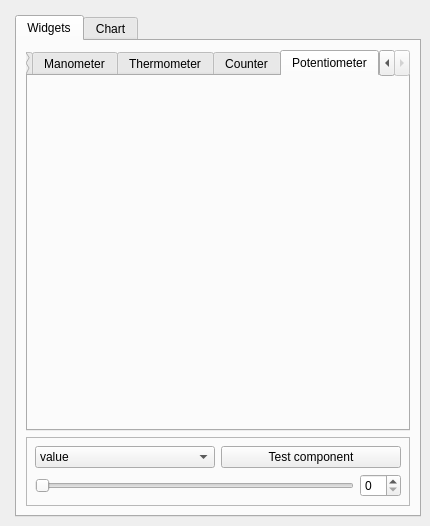
<ui version="4.0" >
 <class>TestForm</class>
 <widget class="QMainWindow" name="TestForm" >
  <property name="geometry" >
   <rect>
    <x>0</x>
    <y>0</y>
    <width>430</width>
    <height>526</height>
   </rect>
  </property>
  <property name="windowTitle" >
   <string>AnalogWidgets</string>
  </property>
  <widget class="QWidget" name="centralWidget" >
   <layout class="QGridLayout" name="gridLayout_2" >
    <item rowspan="2" row="0" column="0" colspan="2" >
     <widget class="QSplitter" name="splitter" >
      <property name="orientation" >
       <enum>Qt::Horizontal</enum>
      </property>
     </widget>
    </item>
    <item row="1" column="1" >
     <widget class="QTabWidget" name="tabWidget" >
      <property name="currentIndex" >
       <number>0</number>
      </property>
      <widget class="QWidget" name="widgets_tab" >
       <attribute name="title" >
        <string>Widgets</string>
       </attribute>
       <layout class="QVBoxLayout" name="verticalLayout" >
        <item>
         <widget class="QTabWidget" name="stackedWidget" >
          <property name="tabShape" >
           <enum>QTabWidget::Rounded</enum>
          </property>
          <property name="currentIndex" >
           <number>4</number>
          </property>
          <widget class="QWidget" name="wallclock_tab" >
           <attribute name="title" >
            <string>WallClock</string>
           </attribute>
          </widget>
          <widget class="QWidget" name="tab_6" >
           <attribute name="title" >
            <string>Manometer</string>
           </attribute>
          </widget>
          <widget class="QWidget" name="thermometer_tab" >
           <attribute name="title" >
            <string>Thermometer</string>
           </attribute>
          </widget>
          <widget class="QWidget" name="counter_tab" >
           <attribute name="title" >
            <string>Counter</string>
           </attribute>
           <layout class="QGridLayout" name="gridLayout" >
            <item row="0" column="0" colspan="2" >
             <widget class="Counter" name="counter" >
              <property name="toolTip" >
               <string/>
              </property>
              <property name="whatsThis" >
               <string/>
              </property>
             </widget>
            </item>
            <item row="2" column="0" >
             <widget class="QSlider" name="horizontalSlider_2" >
              <property name="maximum" >
               <number>8</number>
              </property>
              <property name="orientation" >
               <enum>Qt::Horizontal</enum>
              </property>
             </widget>
            </item>
            <item row="2" column="1" >
             <widget class="QSpinBox" name="spinBox_2" >
              <property name="maximum" >
               <number>8</number>
              </property>
             </widget>
            </item>
            <item row="3" column="0" >
             <widget class="QSlider" name="horizontalSlider" >
              <property name="maximum" >
               <number>9999</number>
              </property>
              <property name="orientation" >
               <enum>Qt::Horizontal</enum>
              </property>
             </widget>
            </item>
            <item row="3" column="1" >
             <widget class="QSpinBox" name="spinBox_3" >
              <property name="maximum" >
               <number>9999</number>
              </property>
             </widget>
            </item>
            <item row="1" column="0" >
             <widget class="QComboBox" name="comboBox_2" >
              <item>
               <property name="text" >
                <string>:/default/resources/train_digits.svg</string>
               </property>
              </item>
              <item>
               <property name="text" >
                <string>:/test/resources/digits.svg</string>
               </property>
              </item>
             </widget>
            </item>
           </layout>
          </widget>
          <widget class="QWidget" name="potentiometer_tab" >
           <attribute name="title" >
            <string>Potentiometer</string>
           </attribute>
          </widget>
         </widget>
        </item>
        <item>
         <widget class="QFrame" name="frame" >
          <property name="frameShape" >
           <enum>QFrame::StyledPanel</enum>
          </property>
          <property name="frameShadow" >
           <enum>QFrame::Raised</enum>
          </property>
          <layout class="QGridLayout" >
           <property name="margin" >
            <number>8</number>
           </property>
           <property name="spacing" >
            <number>6</number>
           </property>
           <item row="0" column="0" >
            <layout class="QHBoxLayout" >
             <property name="spacing" >
              <number>6</number>
             </property>
             <property name="margin" >
              <number>0</number>
             </property>
             <item>
              <widget class="QComboBox" name="comboBox" >
               <item>
                <property name="text" >
                 <string>value</string>
                </property>
               </item>
               <item>
                <property name="text" >
                 <string>minimum</string>
                </property>
               </item>
               <item>
                <property name="text" >
                 <string>maximum</string>
                </property>
               </item>
               <item>
                <property name="text" >
                 <string>nominal</string>
                </property>
               </item>
               <item>
                <property name="text" >
                 <string>critical</string>
                </property>
               </item>
               <item>
                <property name="text" >
                 <string>digitOffset</string>
                </property>
               </item>
               <item>
                <property name="text" >
                 <string>valueOffset</string>
                </property>
               </item>
              </widget>
             </item>
             <item>
              <widget class="QPushButton" name="pushButton" >
               <property name="text" >
                <string>Test component</string>
               </property>
              </widget>
             </item>
            </layout>
           </item>
           <item row="1" column="0" >
            <layout class="QHBoxLayout" >
             <property name="spacing" >
              <number>6</number>
             </property>
             <property name="margin" >
              <number>0</number>
             </property>
             <item>
              <widget class="QSlider" name="HSlider" >
               <property name="sizePolicy" >
                <sizepolicy vsizetype="Minimum" hsizetype="Expanding" >
                 <horstretch>0</horstretch>
                 <verstretch>0</verstretch>
                </sizepolicy>
               </property>
               <property name="orientation" >
                <enum>Qt::Horizontal</enum>
               </property>
              </widget>
             </item>
             <item>
              <widget class="QSpinBox" name="spinBox" >
               <property name="sizePolicy" >
                <sizepolicy vsizetype="Fixed" hsizetype="Minimum" >
                 <horstretch>0</horstretch>
                 <verstretch>0</verstretch>
                </sizepolicy>
               </property>
              </widget>
             </item>
            </layout>
           </item>
          </layout>
         </widget>
        </item>
       </layout>
      </widget>
      <widget class="QWidget" name="chart_tab" >
       <attribute name="title" >
        <string>Chart</string>
       </attribute>
       <widget class="QScrollBar" name="chartPosition" >
        <property name="geometry" >
         <rect>
          <x>20</x>
          <y>260</y>
          <width>160</width>
          <height>16</height>
         </rect>
        </property>
        <property name="sizePolicy" >
         <sizepolicy vsizetype="Minimum" hsizetype="Expanding" >
          <horstretch>0</horstretch>
          <verstretch>0</verstretch>
         </sizepolicy>
        </property>
        <property name="maximum" >
         <number>5000</number>
        </property>
        <property name="orientation" >
         <enum>Qt::Horizontal</enum>
        </property>
       </widget>
       <widget class="QSlider" name="sizeSlider" >
        <property name="geometry" >
         <rect>
          <x>10</x>
          <y>290</y>
          <width>160</width>
          <height>16</height>
         </rect>
        </property>
        <property name="sizePolicy" >
         <sizepolicy vsizetype="Minimum" hsizetype="Expanding" >
          <horstretch>0</horstretch>
          <verstretch>0</verstretch>
         </sizepolicy>
        </property>
        <property name="maximum" >
         <number>2000</number>
        </property>
        <property name="value" >
         <number>1000</number>
        </property>
        <property name="orientation" >
         <enum>Qt::Horizontal</enum>
        </property>
       </widget>
       <widget class="QDoubleSpinBox" name="zoomBox" >
        <property name="geometry" >
         <rect>
          <x>180</x>
          <y>290</y>
          <width>100</width>
          <height>23</height>
         </rect>
        </property>
        <property name="minimumSize" >
         <size>
          <width>100</width>
          <height>0</height>
         </size>
        </property>
        <property name="maximumSize" >
         <size>
          <width>100</width>
          <height>16777215</height>
         </size>
        </property>
        <property name="prefix" >
         <string>zoom </string>
        </property>
        <property name="minimum" >
         <double>0.010000000000000</double>
        </property>
        <property name="singleStep" >
         <double>0.010000000000000</double>
        </property>
        <property name="value" >
         <double>1.000000000000000</double>
        </property>
       </widget>
       <widget class="QComboBox" name="injCombo" >
        <property name="geometry" >
         <rect>
          <x>10</x>
          <y>330</y>
          <width>191</width>
          <height>22</height>
         </rect>
        </property>
       </widget>
      </widget>
     </widget>
    </item>
   </layout>
  </widget>
 </widget>
 <customwidgets>
  <customwidget>
   <class>Counter</class>
   <extends>QWidget</extends>
   <header>analogwidgets/counter.h</header>
  </customwidget>
 </customwidgets>
 <resources/>
 <connections>
  <connection>
   <sender>HSlider</sender>
   <signal>valueChanged(int)</signal>
   <receiver>spinBox</receiver>
   <slot>setValue(int)</slot>
   <hints>
    <hint type="sourcelabel" >
     <x>215</x>
     <y>470</y>
    </hint>
    <hint type="destinationlabel" >
     <x>347</x>
     <y>484</y>
    </hint>
   </hints>
  </connection>
  <connection>
   <sender>spinBox</sender>
   <signal>valueChanged(int)</signal>
   <receiver>HSlider</receiver>
   <slot>setValue(int)</slot>
   <hints>
    <hint type="sourcelabel" >
     <x>347</x>
     <y>484</y>
    </hint>
    <hint type="destinationlabel" >
     <x>215</x>
     <y>470</y>
    </hint>
   </hints>
  </connection>
  <connection>
   <sender>horizontalSlider_2</sender>
   <signal>valueChanged(int)</signal>
   <receiver>spinBox_2</receiver>
   <slot>setValue(int)</slot>
   <hints>
    <hint type="sourcelabel" >
     <x>212</x>
     <y>351</y>
    </hint>
    <hint type="destinationlabel" >
     <x>348</x>
     <y>349</y>
    </hint>
   </hints>
  </connection>
  <connection>
   <sender>horizontalSlider_2</sender>
   <signal>valueChanged(int)</signal>
   <receiver>counter</receiver>
   <slot>setDigits(int)</slot>
   <hints>
    <hint type="sourcelabel" >
     <x>212</x>
     <y>351</y>
    </hint>
    <hint type="destinationlabel" >
     <x>273</x>
     <y>198</y>
    </hint>
   </hints>
  </connection>
  <connection>
   <sender>spinBox_2</sender>
   <signal>valueChanged(int)</signal>
   <receiver>horizontalSlider_2</receiver>
   <slot>setValue(int)</slot>
   <hints>
    <hint type="sourcelabel" >
     <x>348</x>
     <y>349</y>
    </hint>
    <hint type="destinationlabel" >
     <x>212</x>
     <y>351</y>
    </hint>
   </hints>
  </connection>
  <connection>
   <sender>horizontalSlider</sender>
   <signal>valueChanged(int)</signal>
   <receiver>counter</receiver>
   <slot>setValue(int)</slot>
   <hints>
    <hint type="sourcelabel" >
     <x>212</x>
     <y>382</y>
    </hint>
    <hint type="destinationlabel" >
     <x>273</x>
     <y>198</y>
    </hint>
   </hints>
  </connection>
  <connection>
   <sender>horizontalSlider</sender>
   <signal>valueChanged(int)</signal>
   <receiver>spinBox_3</receiver>
   <slot>setValue(int)</slot>
   <hints>
    <hint type="sourcelabel" >
     <x>212</x>
     <y>382</y>
    </hint>
    <hint type="destinationlabel" >
     <x>347</x>
     <y>380</y>
    </hint>
   </hints>
  </connection>
  <connection>
   <sender>spinBox_3</sender>
   <signal>valueChanged(int)</signal>
   <receiver>horizontalSlider</receiver>
   <slot>setValue(int)</slot>
   <hints>
    <hint type="sourcelabel" >
     <x>345</x>
     <y>382</y>
    </hint>
    <hint type="destinationlabel" >
     <x>212</x>
     <y>382</y>
    </hint>
   </hints>
  </connection>
  <connection>
   <sender>comboBox_2</sender>
   <signal>currentIndexChanged(QString)</signal>
   <receiver>counter</receiver>
   <slot>setDigitsFile(QString)</slot>
   <hints>
    <hint type="sourcelabel" >
     <x>203</x>
     <y>327</y>
    </hint>
    <hint type="destinationlabel" >
     <x>220</x>
     <y>269</y>
    </hint>
   </hints>
  </connection>
 </connections>
</ui>
